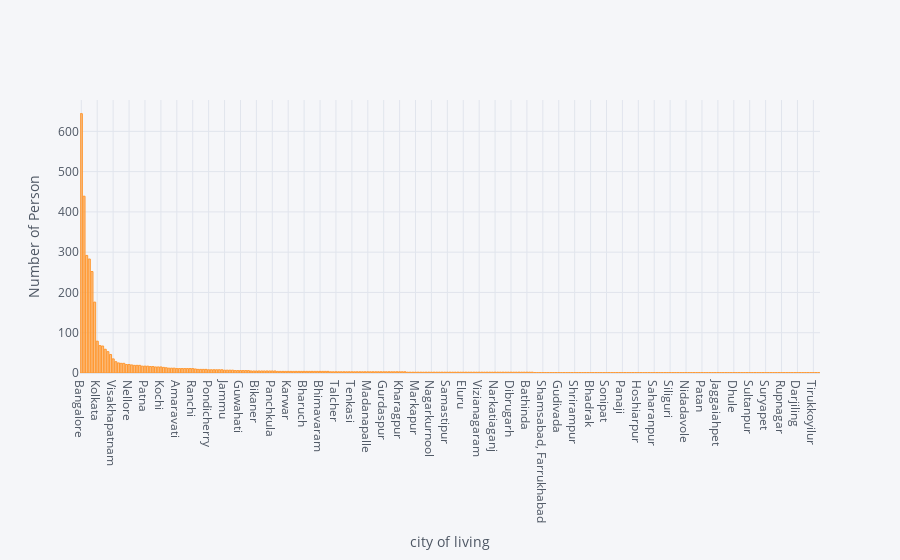

Write notebook code for a chart like this one.
### Code cell
d.city.value_counts().iplot(kind='bar',xTitle='city of living ', yTitle='Number of Person')

### Figure 1 — Plotly figure (JSON) as saved in the notebook; plotly's stock layout.template omitted (floating-point values rounded to 4 significant figures; data arrays with more than 128 entries replaced by an {"elided": "..."} marker saying what was removed)
{"data": [{"marker": {"color": "rgba(255, 153, 51, 0.6)", "line": {"color": "rgba(255, 153, 51, 1.0)", "width": 1}}, "name": "city", "orientation": "v", "text": "", "type": "bar", "x": {"elided": "279 str values"}, "y": {"elided": "279 int values"}}], "layout": {"legend": {"bgcolor": "#F5F6F9", "font": {"color": "#4D5663"}}, "paper_bgcolor": "#F5F6F9", "plot_bgcolor": "#F5F6F9", "title": {"font": {"color": "#4D5663"}}, "xaxis": {"gridcolor": "#E1E5ED", "showgrid": true, "tickfont": {"color": "#4D5663"}, "title": {"font": {"color": "#4D5663"}, "text": "city of living "}, "zerolinecolor": "#E1E5ED"}, "yaxis": {"gridcolor": "#E1E5ED", "showgrid": true, "tickfont": {"color": "#4D5663"}, "title": {"font": {"color": "#4D5663"}, "text": "Number of Person"}, "zerolinecolor": "#E1E5ED"}}}
